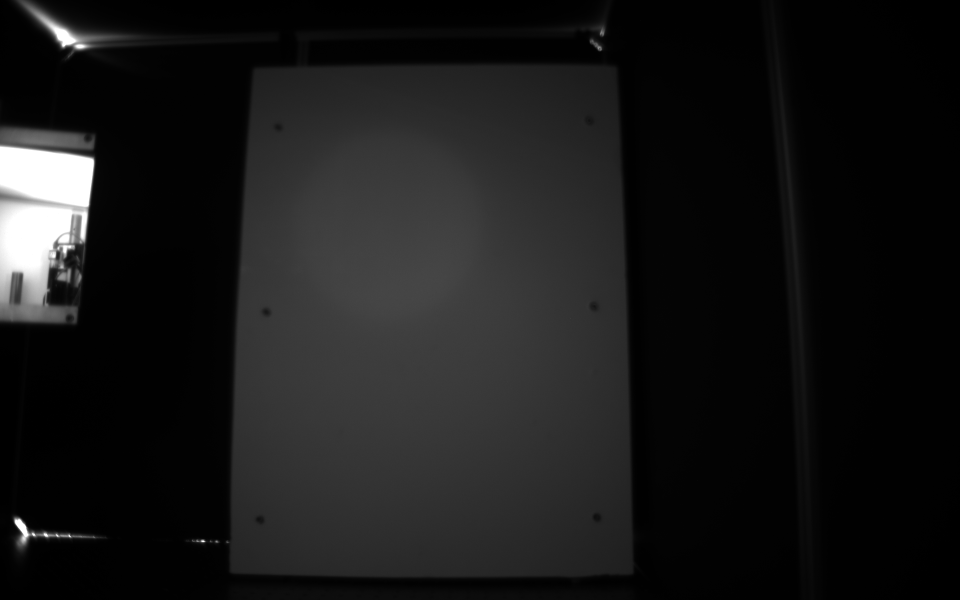
#> input picture Commissioning/Alignment test /test_001.bmp, 1920 x 1200 px (shown at 1/2 size)
$ python main.py --directory 'Commissioning/Alignment test '
#> lines starting #> are read from the running program, lines starting #| are printed output that depends on the picture; after the words box and inside, x2 and y2 are one past the last pixel; in counts of white or black regions, pixels touching at a corner belong together
### circle_finder.py
import cv2
import math


class CircleFinder:

    def __init__(self, visual_mode=False):
        self.visual_mode = visual_mode

    def get_data(self, path):
        centres = {}
        image = cv2.imread(path)
#> image is the input picture: shape (1200, 1920, 3); min 0, max 255, mean 24.4
        gray = cv2.cvtColor(image, cv2.COLOR_BGR2GRAY)
        blurred = cv2.GaussianBlur(gray, (5, 5), 0)
        thresh = cv2.threshold(blurred, 60, 255, cv2.THRESH_BINARY)[1]
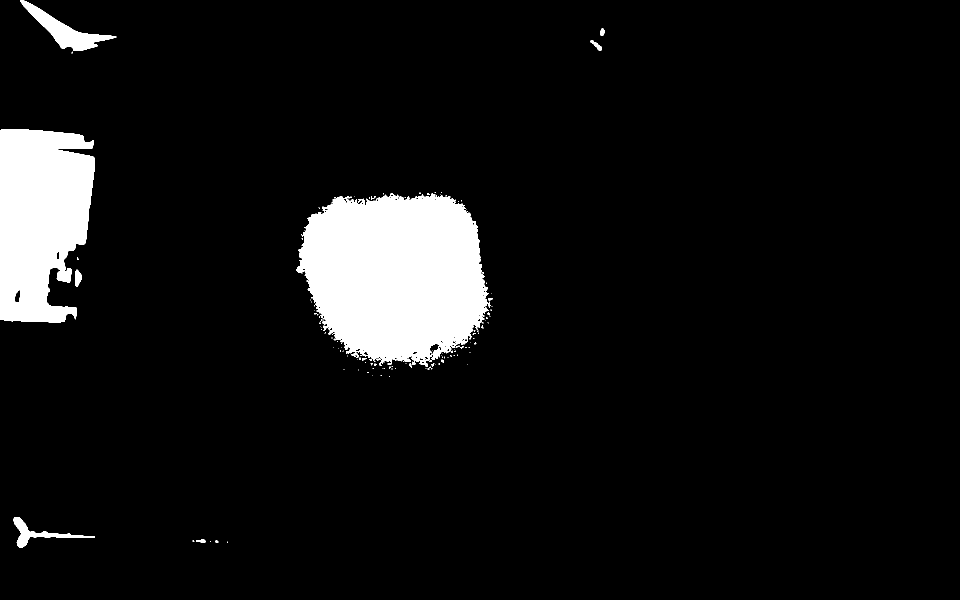
#> thresh: shape (1200, 1920) (shown at 1/2 size); 7.3% white; 134 white regions (118 under 20 px)
        if self.visual_mode:
            cv2.imshow('', cv2.resize(thresh, (0, 0), fx=0.5, fy=0.5))
            cv2.waitKey(900)
        cnts = sorted(cv2.findContours(thresh.copy(), cv2.RETR_EXTERNAL, cv2.CHAIN_APPROX_SIMPLE)[1],
                      key=cv2.contourArea,
                      reverse=True)[:15]
#> cnts = 15 contours, 6 with area under 20; largest, box (x1, y1, x2, y2) and area: (593, 386, 981, 734) 100982, (0, 258, 190, 645) 58582, (41, 0, 233, 102) 5034, (27, 1034, 190, 1096) 1868, (150, 539, 164, 573) 288
        for i, c in enumerate(cnts):
            perimeter = cv2.arcLength(c, True)
            area = cv2.contourArea(c)
            if perimeter == 0:
                break
            circularity = 4 * math.pi * (area / (perimeter * perimeter))
            if 0.86 < circularity < 1.14:
                if i is 10 or i is 11:
                    circle = 'A'
                else:
                    circle = 'B'
                M = cv2.moments(c)
                cX = M["m10"] / M["m00"]
                cY = M["m01"] / M["m00"]
                centres[circle] = (cX, cY, circularity)
                if self.visual_mode:
                    cv2.drawContours(image, [c], -1, (0, 255, 0), 2)
                    cv2.circle(image, (cX, cY), 7, (255, 255, 255), -1)
#> this loop made 15 passes
#> (perimeter, area, circularity) on passes 1 to 9: (2422, 100982, 0.216), (1498.2, 58582, 0.328), (502.7, 5034, 0.25), (436.4, 1868, 0.123), (79.11, 288, 0.578), (69.01, 159.5, 0.421), (38.97, 90, 0.745), (44.73, 71.5, 0.449), (28.97, 20, 0.299)
#> after the loop, centres = 0 items
        print(centres)
        if self.visual_mode:
            cv2.imshow('', cv2.resize(image, (0, 0), fx=0.5, fy=0.5))
            cv2.waitKey(900)
        line_a = '{}, A, {}, {}, {}'.format(path.split('/')[-1],
#> (the run stopped early here; a loop or call above may not have finished)
